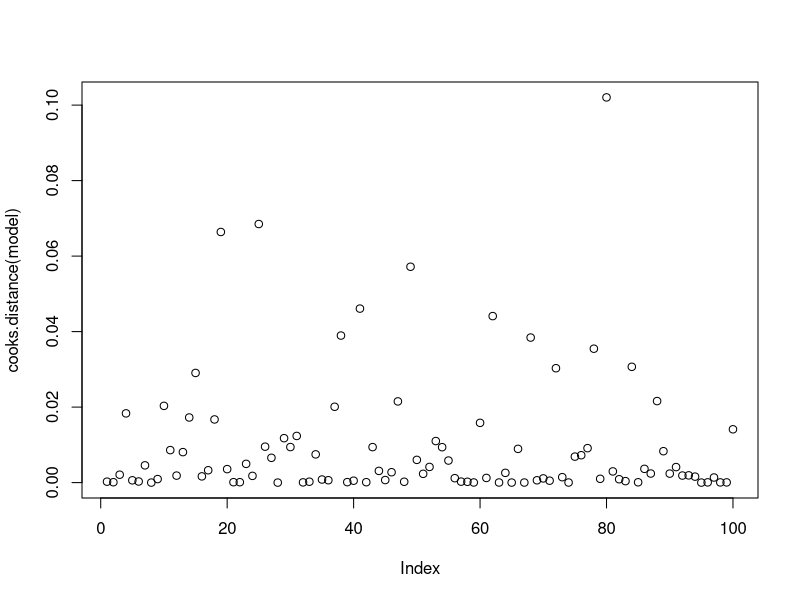
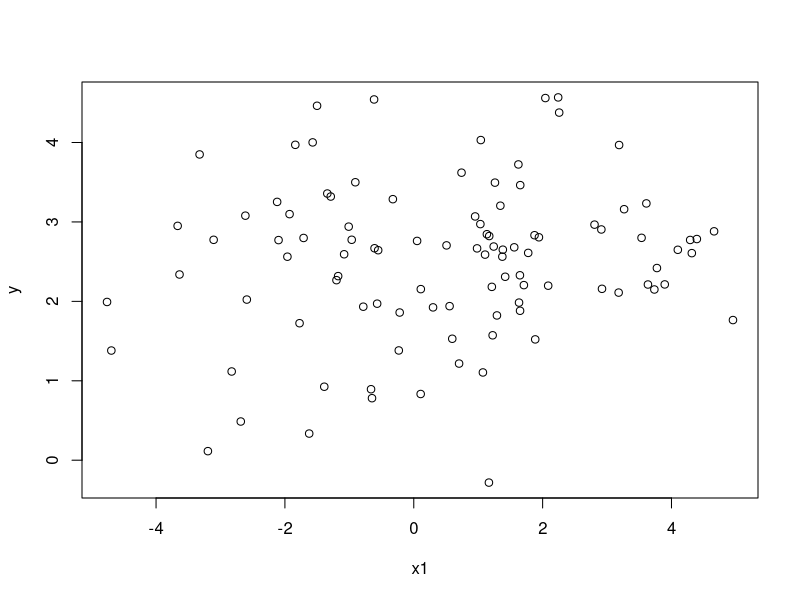
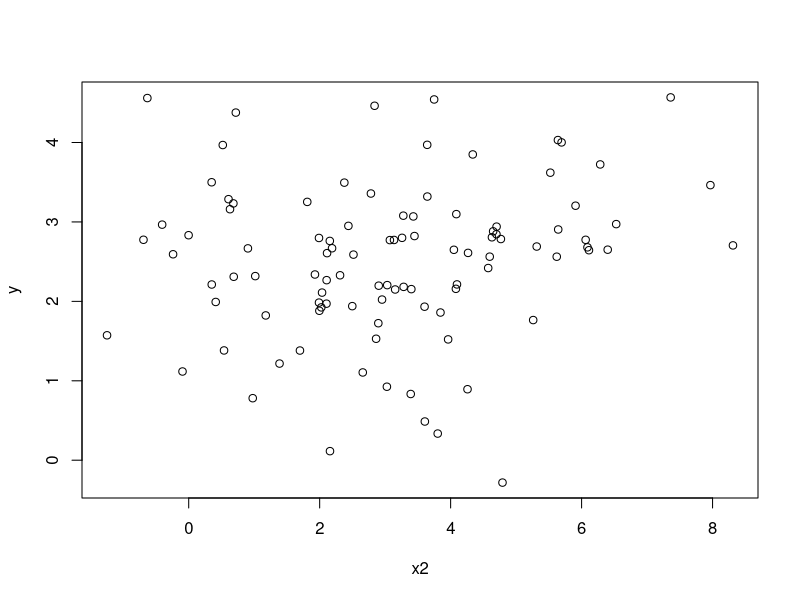
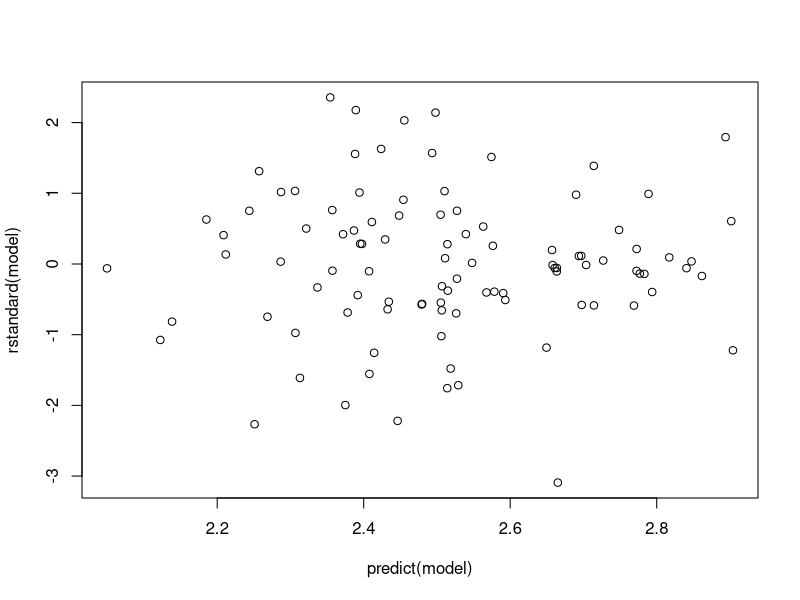
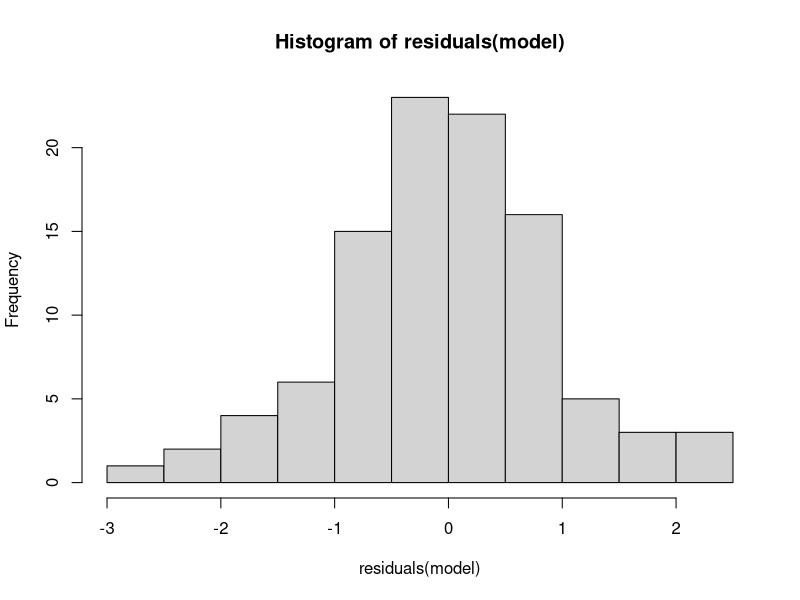
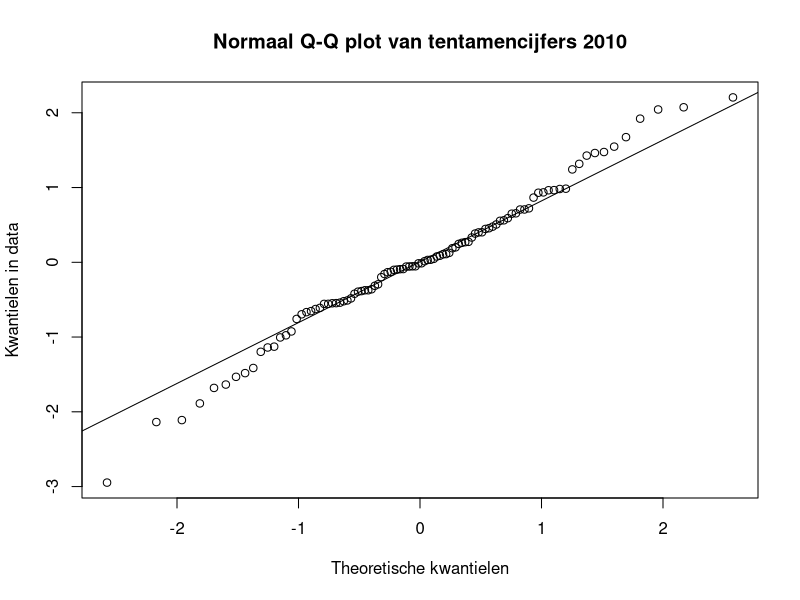

Source code (R) for these figures, in order: (Note: this script raises an error after producing the figures.)
## +++++++++++++++++++++++++++++++++++++++++++++++++++++++++++++++++++++++++++++
## Regressie oefenen.R ####
## +++++++++++++++++++++++++++++++++++++++++++++++++++++++++++++++++++++++++++++
## R code voor Student Analytics Vrije Universiteit Amsterdam
## Copyright 2020 VU
## Web Page: http://www.vu.nl
## Contact: Theo Bakker (t.c.bakker@vu.nl)
## Verspreiding buiten de VU: Ja
##
## Doel: Doel
##
## Afhankelijkheden: Afhankelijkheid
##
## Datasets: Datasets
##
## Opmerkingen:
## 1) Geen.
## 2) ___
##
## ++++++++++++++++++++++++++++++++++++++++++++++++++++++++++++++++++++++++++++
## TODO:
## 1) ___.
##
## ++++++++++++++++++++++++++++++++++++++++++++++++++++++++++++++++++++++++++++
## Geschiedenis:
## 16-07-2020: EG: Aanmaak bestand
## ++++++++++++++++++++++++++++++++++++++++++++++++++++++++++++++++++++++++++++

# links
# https://stats.stackexchange.com/questions/65713/if-you-run-ols-regression-on-cross-sectional-data-should-you-test-for-autocorre

library(rms)

set.seed(12345)

x1 <- rnorm(100,0,2)

x2 <- rnorm(100,3,2)

y <- 2.3 + 0.7 * x1 - 0.4 * x2 + rnorm(100,0,1)
y <- 2.3 + 0 * x1 - 0 * x2 + rnorm(100,0,1)

dat <- data.frame(y,x1,x2)

model <- lm(y ~ x1 + x2)
summary(model)
# Outliers
plot(cooks.distance(model))

mahalanobis(cbind(x1,x2),
            c(mean(x1),mean(x2)),
            cov(cbind(x1,x2)))

rstandard(model)

# mahalanbobis is leverage, cooks is ifluence, andere zijn outliers

# Influential points

# Linearity
plot(x1, y)
plot(x2, y)

# Homoskedasticity
plot(predict(model), rstandard(model))

# Normality
hist(residuals(model))

qqnorm(residuals(model), pch = 1,
       main = "Normaal Q-Q plot van tentamencijfers 2010",
       ylab = "Kwantielen in data",
       xlab = "Theoretische kwantielen")
qqline(residuals(model))

# Multicollinearity
rms::vif(model)


### Assumptie normaliteit of heteroskedasticity violated -> bootstrapping

## Parametric, niet helemaal wat we willen
## Bootstrap F-test
#library(pbkrtest)
#anova(m2,m1)
#m1 <- lm(y ~ 1, dat)
#m2 <- lm(y ~ x1 + x2, dat)
#PBmodcomp(m2, m1, nsim = 1000, seed = 12345, )
#library(lmtest)
#lrtest(m1,m2)

# Bootstrapped se and CI coefficients
library(car)
Boot(model, R = 1000)
Confint(Boot(model, R = 100), type = "bca")
anova(model)
# anova geeft test voor hele categorische variabele, niet alleen voor dummies
# handig!

Ff <- c()
lis <- list()
for (i in 1:50000) {
  bootstrap <- sample.int(100,100,replace = TRUE)
  dat_bootstrap <- cbind.data.frame(y = dat$y, x1 = dat$x1[bootstrap], x2 = dat$x2[bootstrap])
  mod <- lm(y ~ x1 + x2, dat_bootstrap)
  Ff[i] <- summary(mod)$fstatistic[1]
  lis[[i]] <- coefficients(mod)
  print(i)
}
hist(Ff)
sum(Ff >= summary(model)$fstatistic[1]) / length(Ff)




###### OUD

#Func <- function(mod){
#  output <- summary(mod)$fstatistic[1]
#  output
#}
#bb <- Boot(model, Func, R = 100)
#sum(summary(model)$fstatistic[1] >= bb$t) / 100
# Werkt niet, want F is niet op null model berekend, zie onder

# F test los uitvoeren voor lineaire regressie
#linearHypothesis.default(model, c("x1 = 0", "x2 = 0"))

# werkt niet
#Ff <- c()
#for (i in 1:1000) {
#  dat_b <- dat[sample.int(100,100,replace = TRUE),] 
#  mod <- lm(y ~ 1, dat_b)
#  Ff[i] <- summary(mod)$fstatistic[1]
#  print(i)
#}
#hist(Ff)
#sum(summary(model)$fstatistic[1] >= Ff) / length(Ff)

# je moet zelf bootstrap maken door predictors en afhankelijke variabele
# apart te sampelen zodat ze random gekoppeld zijn, dan zou er geen relatie
# moeten zijn, dus heb je null model als het ware. Dan verzamel je F verdeling
# en daarmee vergelijk je F die uit echte data komt.


###########################################################################


#library(lmPerm)

#pmodel <- lmp(y ~ x1 + x2, dat, perm = "Exact")
#pmodel <- lmp(y ~ x1 + x2, dat, perm = "")
#summary(pmodel)
